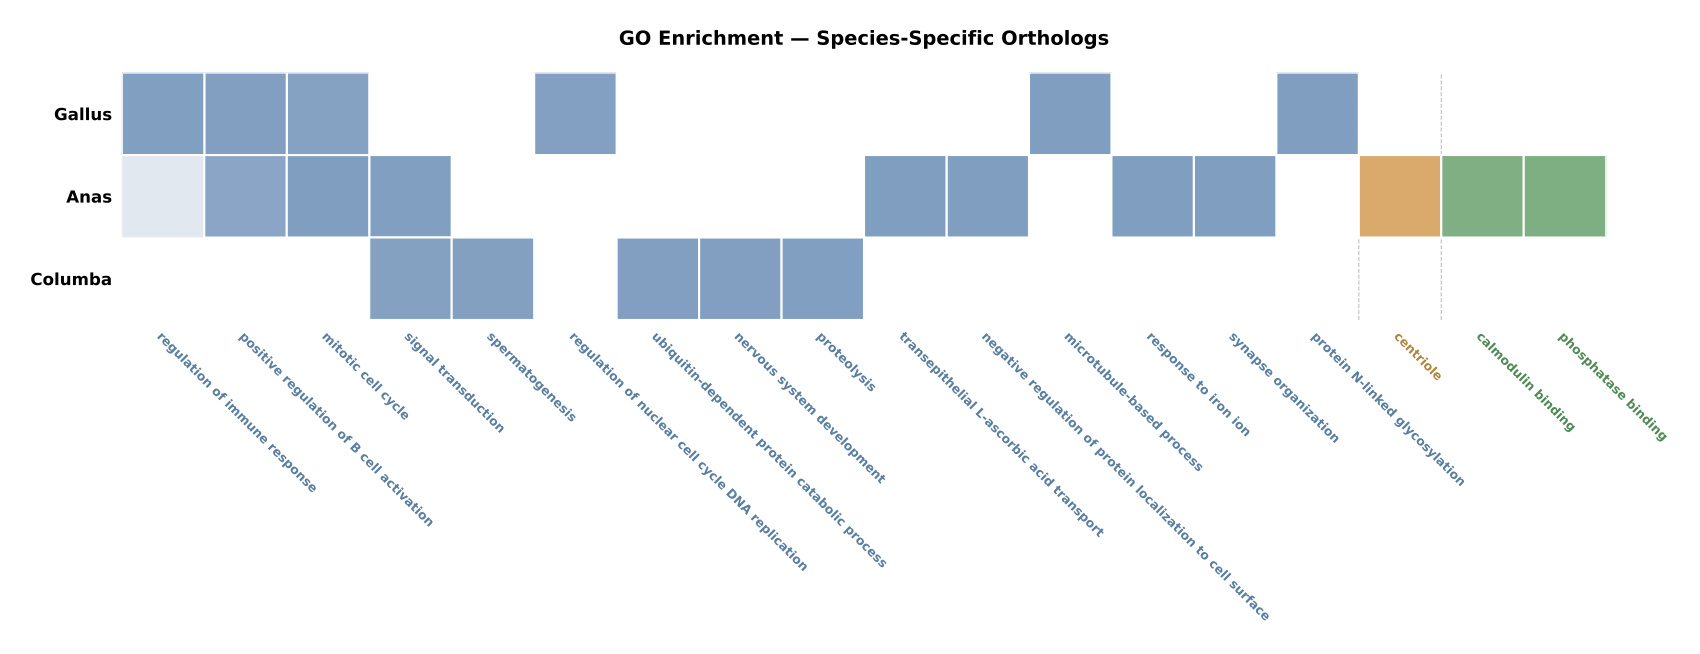

Source code (Python):
#!/usr/bin/env python3
"""
单物种 GO 富集热图 — 正方形色块拼接（展示所有 GO 条目）
横轴: GO terms（BP → CC → MF）
纵轴: Gallus, Anas, Columba（3行）
颜色: 由 GO 分类决定色相，P 值大→深，P 值小→浅，无数据留白
"""

import pandas as pd
import numpy as np
import matplotlib
matplotlib.use("Agg")
import matplotlib.pyplot as plt
from matplotlib.patches import Rectangle, Patch
from matplotlib.colors import LinearSegmentedColormap, to_rgb, Normalize
from matplotlib.cm import ScalarMappable

# ── 分类配色（柔和度对齐 Gallus #B54664 / Anas #7895C1 / Columba #F0C284）──
CAT_COLORS = {
    "BP": "#809EC0",
    "CC": "#D9A96C",
    "MF": "#7EAF82",
}

def make_cmap(hex_color):
    """白色 → 目标色"""
    return LinearSegmentedColormap.from_list("c", [np.ones(3), to_rgb(hex_color)], N=256)

CAT_CMAPS = {k: make_cmap(v) for k, v in CAT_COLORS.items()}

# ── 读取数据 ──
df = pd.read_excel("GO_Enrichment_Summary.xlsx")

single_groups = ["Gallus (chicken only)", "Anas (duck only)", "Columba (pigeon only)"]
group_labels = ["Gallus", "Anas", "Columba"]
group_map = dict(zip(single_groups, group_labels))

ds = df[df["Group"].isin(single_groups)].copy()

cat_order = [
    ("biological_process",  "BP"),
    ("cellular_component",  "CC"),
    ("molecular_function",  "MF"),
]

# ── 每个分类中，展示所有 GO 条目 ──
all_terms = []       # (x_index, description, cat_tag)
cat_ranges = {}      # {tag: (start_x, end_x)}
cat_data = {}        # {cat_tag: (plot_df, desc_to_x)}
x_pos = 0

for cat_key, cat_tag in cat_order:
    sub = ds[ds["Category"] == cat_key].copy()
    if sub.empty:
        continue

    # 所有条目，按最小 p_value 排序
    desc_sorted = (
        sub.groupby("Description")["p_value"]
        .min()
        .sort_values()
        .index
        .tolist()
    )

    start_x = x_pos
    desc_to_x = {}
    for d in desc_sorted:
        desc_to_x[d] = x_pos
        all_terms.append((x_pos, d, cat_tag))
        x_pos += 1

    cat_ranges[cat_tag] = (start_x, x_pos - 1)
    cat_data[cat_tag] = (sub, desc_to_x)

total_terms = x_pos
n_groups = len(group_labels)
grp_idx = {g: i for i, g in enumerate(group_labels)}

# 全局 p_value 范围（-log10 显示范围裁剪到 2~35）
disp_lo = 2     # -log10(P) 显示下限
disp_hi = 35    # -log10(P) 显示上限
pv_min_log = -disp_hi
pv_max_log = -disp_lo
pv_range = pv_max_log - pv_min_log if pv_max_log != pv_min_log else 1.0

# ── 绘图 ──
cell = 1.0
fig, ax = plt.subplots(figsize=(18, 6))

# 绘制正方形色块
for cat_tag, (plot_df, desc_to_x) in cat_data.items():
    cmap = CAT_CMAPS[cat_tag]
    for _, row in plot_df.iterrows():
        g_label = group_map[row["Group"]]
        desc = row["Description"]
        if desc not in desc_to_x:
            continue
        col = desc_to_x[desc]
        row_i = grp_idx[g_label]
        pv = row["p_value"]

        # P 值大 → 深色 (alpha=1)，P 值小 → 浅色 (alpha 低)
        norm_val = (np.log10(pv) - pv_min_log) / pv_range
        norm_val = np.clip(norm_val, 0, 1)
        alpha = 0.1 + 0.9 * (norm_val ** 0.5)  # 透明度 0.1~1.0

        color = to_rgb(CAT_COLORS[cat_tag])
        rect = Rectangle(
            (col, row_i), cell, cell,
            facecolor=color, alpha=alpha, edgecolor="white", linewidth=1.5, zorder=2,
        )
        ax.add_patch(rect)

# 分类分隔线
for cat_tag, (sx, ex) in cat_ranges.items():
    if sx > 0:
        ax.axvline(sx, color="grey", linewidth=0.8, linestyle="--", alpha=0.5, zorder=1)

# ── 坐标轴 ──
CAT_LABEL_COLOR = {
    "BP": "#5A7EA0",
    "CC": "#B08540",
    "MF": "#4E8A55",
}

x_labels = [t[1] for t in all_terms]
x_cats   = [t[2] for t in all_terms]

ax.set_xticks([i + 0.5 for i in range(total_terms)])
ax.set_xticklabels(x_labels, rotation=-45, ha="left", fontsize=9,
                   rotation_mode="anchor", fontweight="bold")
for tick_label, cat in zip(ax.get_xticklabels(), x_cats):
    tick_label.set_color(CAT_LABEL_COLOR[cat])

ax.set_yticks([i + 0.5 for i in range(n_groups)])
ax.set_yticklabels(group_labels, fontsize=12, fontweight="bold")

ax.set_xlim(0, total_terms)
ax.set_ylim(0, n_groups)
ax.set_box_aspect(n_groups / total_terms)

ax.invert_yaxis()

ax.set_title("GO Enrichment — Species-Specific Orthologs", fontsize=14,
             fontweight="bold", pad=20)

ax.spines["top"].set_visible(False)
ax.spines["right"].set_visible(False)
ax.spines["left"].set_visible(False)
ax.spines["bottom"].set_visible(False)
ax.tick_params(left=False, bottom=False)
ax.tick_params(axis='x', pad=4)

plt.subplots_adjust(right=0.95, bottom=0.35)
plt.savefig("Fig_GO_heatmap_single_species.png", dpi=300, bbox_inches="tight", pad_inches=0.3)
plt.savefig("Fig_GO_heatmap_single_species.pdf", bbox_inches="tight", pad_inches=0.3)
plt.close()
print("Done: Fig_GO_heatmap_single_species.png / .pdf")
